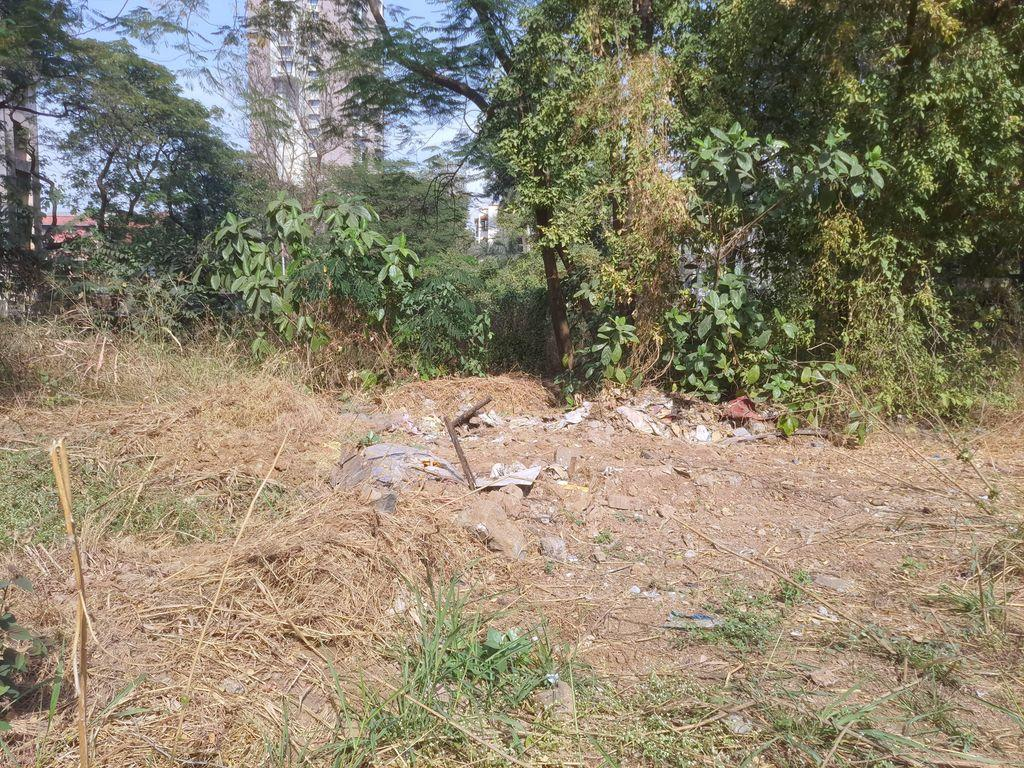
#> input picture mtrain/cvat_template/data/1168200335294691.jpg, 1024 x 768 px
$ python -i v2.py   (imports and definitions only)
#> lines starting #> are read from the running program, lines starting #| are printed output that depends on the picture; after the words box and inside, x2 and y2 are one past the last pixel; in counts of white or black regions, pixels touching at a corner belong together
#> further down, picture is the input picture: shape (768, 1024, 3); mean B, G, R 109.4, 131.5, 140.6
# %% [markdown]
"""
# Realistic Garbage Fragment Superposition

This notebook demonstrates techniques for realistically placing garbage fragments onto street photos.
Each function is modular and can be experimented with independently.

## Key Techniques Covered:
1. Background segmentation (finding suitable placement areas)
2. Fragment preparation (cleaning and masking)
3. Geometric alignment (perspective, scale, rotation)
4. Photometric matching (lighting, shadows, colors)
5. Blending techniques (seamless integration)

## Learning Path:
- Start with simple functions and visualize each step
- Experiment with parameters to understand their effects
- Combine techniques for increasingly realistic results
"""

# %%
import numpy as np
import cv2
import matplotlib.pyplot as plt
from matplotlib.patches import Rectangle
import random
from typing import Tuple, List, Optional, Dict
from dataclasses import dataclass
from pathlib import Path
import json

# For more advanced features (optional - will gracefully degrade if not available)
try:
    from sklearn.cluster import KMeans

    SKLEARN_AVAILABLE = True
except ImportError:
    SKLEARN_AVAILABLE = False
    print("sklearn not available - some color analysis features will be limited")

# %% [markdown]
"""
## 1. Background Analysis and Segmentation

These functions help identify suitable areas for placing garbage fragments.
We want to avoid placing objects on sky, people, vehicles, etc.
"""


# %%
class BackgroundAnalyzer:
    """
    Analyzes background images to find suitable placement areas

    Input: Street photo (numpy array, BGR format)
    Output: Mask indicating good placement areas
    """

    @staticmethod
    def simple_color_segmentation(
        image: np.ndarray, visualize: bool = True
    ) -> np.ndarray:
        """
        Simple color-based segmentation to find neutral backgrounds

        Args:
            image: Input street photo (H, W, 3) in BGR format
            visualize: Whether to show intermediate results

        Returns:
            Binary mask where 1 = good placement area, 0 = avoid
        """
#> called with visualize = True

        # Harioms notes:
        # how this works?
        # we first convert the image to HSV, using color ranges is useful in HSV ranges
        # the model has decided to use some ranges, which I have not checked
        # generate masks and OR them (combine them)
        # it then cleans up the mask using morph_open (erode than dilate)
        # and then using a morph_close (dilate than erode) too
        # I dont have enough intuition rn to know which is useful when

        # Convert to HSV for better color analysis
        hsv = cv2.cvtColor(image, cv2.COLOR_BGR2HSV)
#> hsv: shape (768, 1024, 3); mean H, S, V 33.6, 74.6, 145.7
        h, w = image.shape[:2]

        # Create mask for different surface types
        placement_mask = np.zeros((h, w), dtype=np.uint8)

        # Road colors (gray, dark tones)
        # HSV ranges: roads are typically low saturation, medium-low value
        road_mask = cv2.inRange(hsv, (0, 0, 50), (180, 50, 150))
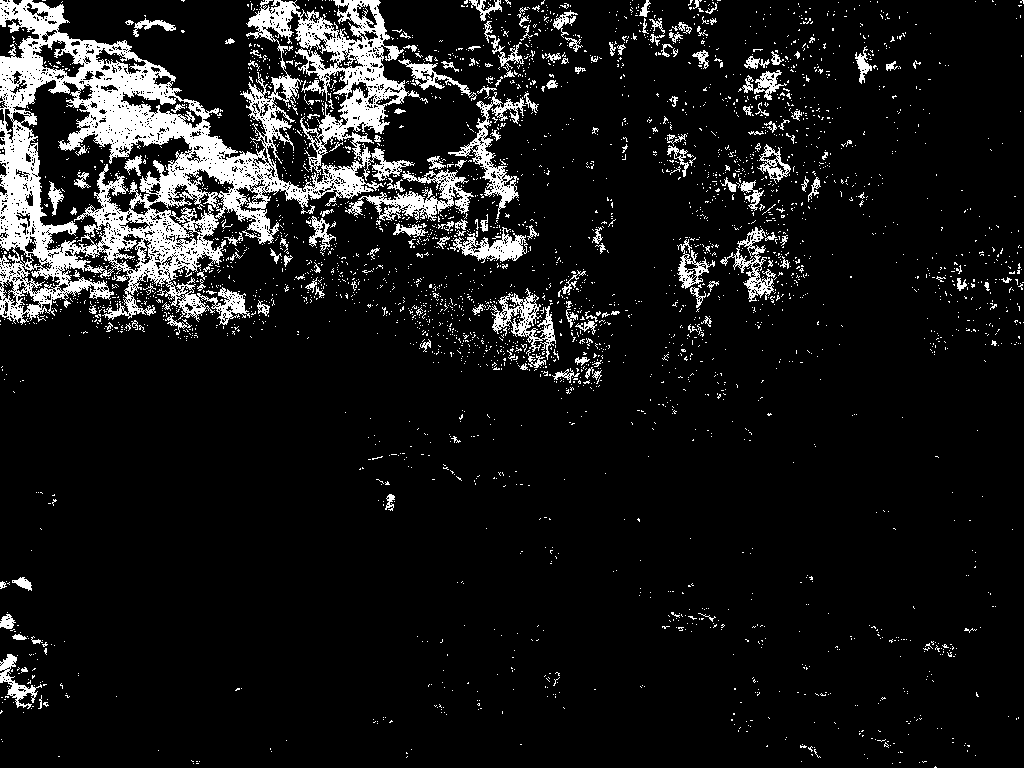
#> road_mask: shape (768, 1024); 9.8% white; 3411 white regions (3235 under 20 px), largest, box (x1, y1, x2, y2) and area: (0, 0, 420, 325) 47540, (345, 169, 474, 221) 2211, (448, 92, 526, 219) 1883

        # Ground/dirt colors (brown, tan, yellow tones)
        ground_mask1 = cv2.inRange(hsv, (10, 30, 80), (30, 150, 200))  # Brown/tan
#> ground_mask1: shape (768, 1024); 38.1% white; 3187 white regions (2944 under 20 px), largest, box (x1, y1, x2, y2) and area: (0, 0, 1024, 768) 271097, (250, 165, 321, 212) 892, (911, 258, 950, 373) 885
        ground_mask2 = cv2.inRange(hsv, (20, 50, 100), (35, 200, 255))  # Yellow/tan
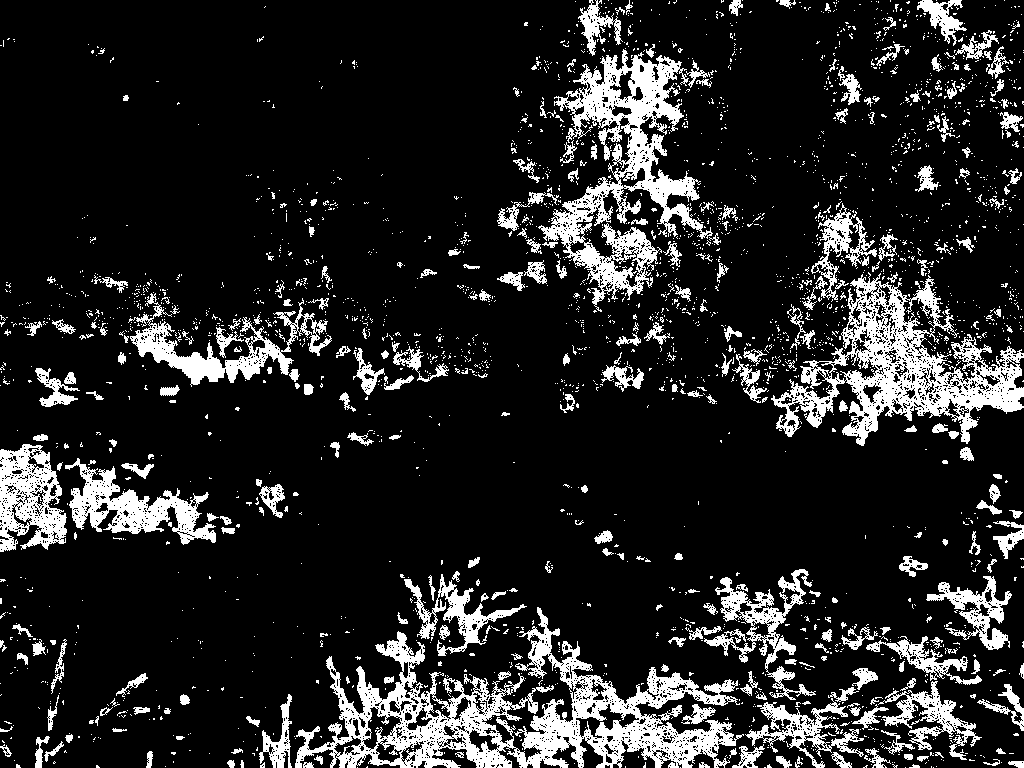
#> ground_mask2: shape (768, 1024); 14.6% white; 2847 white regions (2541 under 20 px), largest, box (x1, y1, x2, y2) and area: (295, 607, 744, 768) 22499, (771, 272, 1024, 446) 14386, (538, 49, 713, 312) 13947
        ground_mask = cv2.bitwise_or(ground_mask1, ground_mask2)
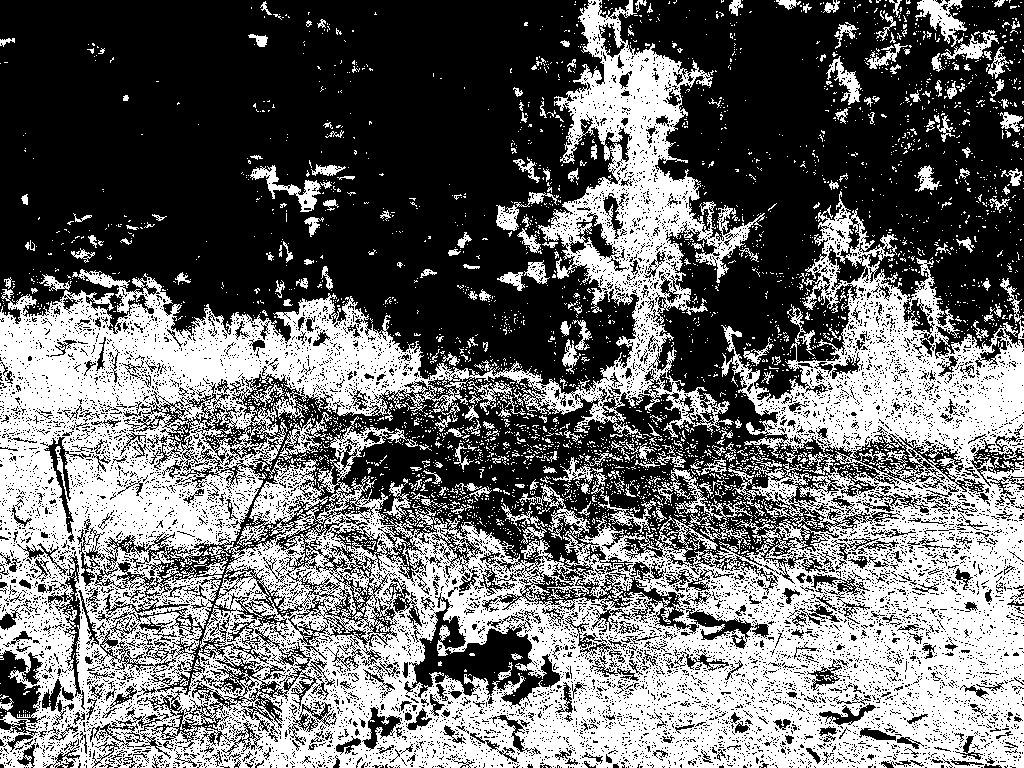
#> ground_mask: shape (768, 1024); 42.5% white; 3679 white regions (3424 under 20 px), largest, box (x1, y1, x2, y2) and area: (0, 0, 1024, 768) 302104, (915, 0, 967, 47) 1007, (250, 165, 321, 212) 922

        # Grass/vegetation (green tones, but not too bright)
        grass_mask = cv2.inRange(hsv, (40, 30, 50), (80, 150, 180))
#> grass_mask: shape (768, 1024); 8.9% white; 1043 white regions (840 under 20 px), largest, box (x1, y1, x2, y2) and area: (176, 157, 546, 355) 24605, (669, 106, 885, 232) 6823, (470, 0, 579, 178) 4184

        # Combine all suitable surfaces
        placement_mask = cv2.bitwise_or(
            cv2.bitwise_or(road_mask, ground_mask), grass_mask
        )
#> placement_mask: shape (768, 1024); 58% white; 13834 black regions (13122 under 20 px), largest, box (x1, y1, x2, y2) and area: (94, 0, 1024, 756) 161511, (43, 0, 544, 253) 40735, (418, 0, 639, 398) 20138

        # Remove small noise regions
        kernel = cv2.getStructuringElement(cv2.MORPH_ELLIPSE, (5, 5))
        placement_mask = cv2.morphologyEx(placement_mask, cv2.MORPH_OPEN, kernel)
#> placement_mask: shape (768, 1024); 29.5% white; 1096 white regions (278 under 20 px), largest, box (x1, y1, x2, y2) and area: (0, 0, 523, 340) 33012, (0, 291, 421, 422) 19911, (804, 584, 1024, 768) 19809

        # Fill small holes
        placement_mask = cv2.morphologyEx(placement_mask, cv2.MORPH_CLOSE, kernel)
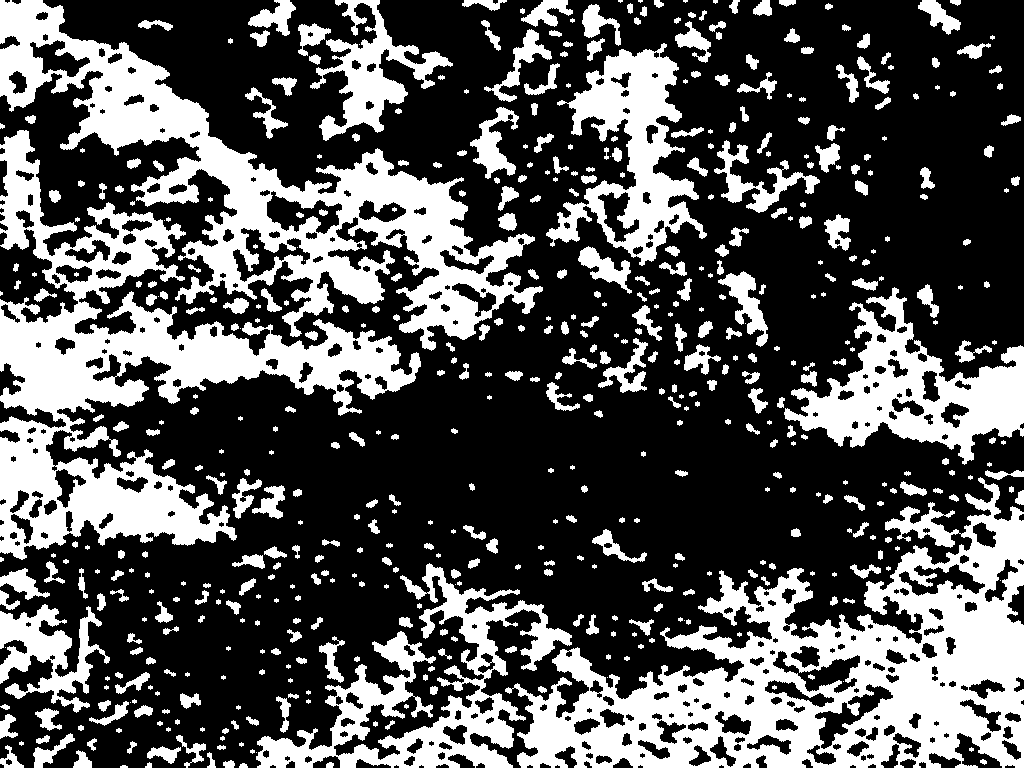
#> placement_mask: shape (768, 1024); 33.2% white; 551 white regions (147 under 20 px), largest, box (x1, y1, x2, y2) and area: (505, 477, 1024, 768) 59595, (0, 130, 421, 560) 50074, (0, 0, 543, 351) 44650

        if visualize:
            fig, axes = plt.subplots(2, 3, figsize=(15, 10))

            # Original image
            axes[0, 0].imshow(cv2.cvtColor(image, cv2.COLOR_BGR2RGB))
            axes[0, 0].set_title("Original Image")
            axes[0, 0].axis("off")

            # Individual masks
            axes[0, 1].imshow(road_mask, cmap="gray")
            axes[0, 1].set_title("Road Areas")
            axes[0, 1].axis("off")

            axes[0, 2].imshow(ground_mask, cmap="gray")
            axes[0, 2].set_title("Ground Areas")
            axes[0, 2].axis("off")

            axes[1, 0].imshow(grass_mask, cmap="gray")
            axes[1, 0].set_title("Grass Areas")
            axes[1, 0].axis("off")

            axes[1, 1].imshow(placement_mask, cmap="gray")
            axes[1, 1].set_title("Combined Placement Areas")
            axes[1, 1].axis("off")

            # Overlay on original
            overlay = cv2.cvtColor(image, cv2.COLOR_BGR2RGB).copy()
            overlay[placement_mask > 0] = [0, 255, 0]  # Green overlay
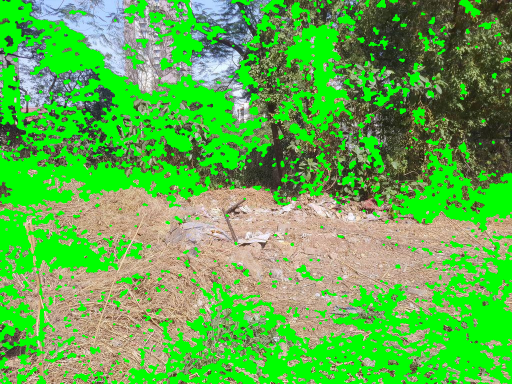
#> overlay: shape (768, 1024, 3) (shown at 1/2 size); mean R, G, B 96.2, 174.1, 76.3
            axes[1, 2].imshow(
                cv2.addWeighted(
                    cv2.cvtColor(image, cv2.COLOR_BGR2RGB), 0.7, overlay, 0.3, 0
                )
            )
            axes[1, 2].set_title("Placement Areas Overlay")
            axes[1, 2].axis("off")

            plt.tight_layout()
            plt.show()
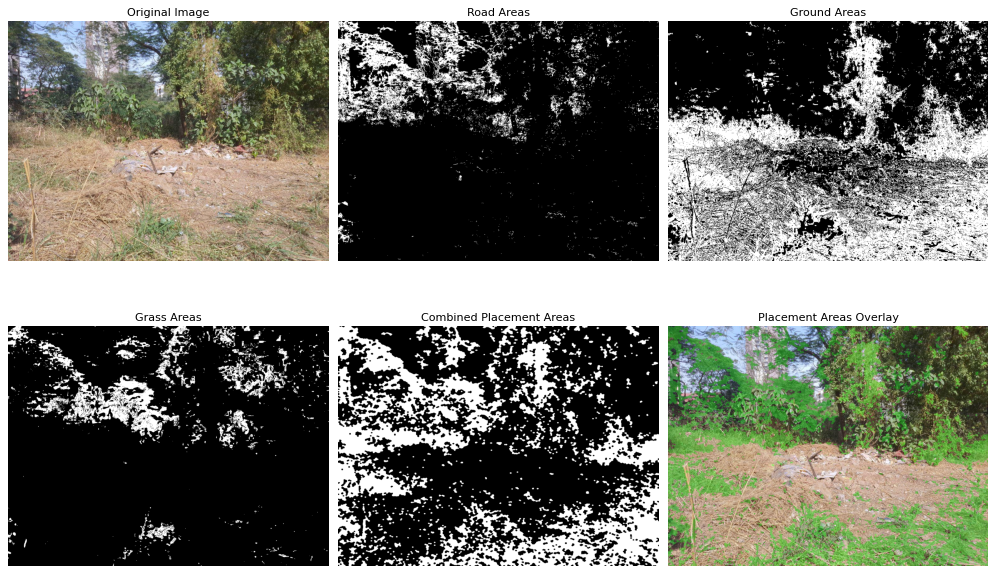
#> figure drawn by matplotlib, 6 panels

        return placement_mask

    # [60 lines left out: function detect_sky_region, not called in this run]


# %% [markdown]
"""
## 2. Fragment Preparation

These functions prepare garbage fragments for placement by removing backgrounds
and creating clean masks.
"""


# %%
class FragmentProcessor:
    """
    Processes garbage fragment images for realistic placement

    Input: Fragment image with background
    Output: Clean fragment with alpha mask
    """

    # [192 lines left out: functions simple_background_removal, _grabcut_background_removal, _threshold_background_removal, refine_fragment_edges, not called in this run]


# %% [markdown]
"""
## 3. Geometric Alignment

Functions to properly scale, rotate, and position fragments based on perspective and depth.
"""


# %%
class GeometricAligner:
    """
    Handles geometric transformations for realistic fragment placement

    Input: Clean fragment and target location
    Output: Transformed fragment ready for placement
    """

    # [249 lines left out: functions estimate_ground_scale, transform_fragment, find_valid_placement_points, not called in this run]


# %% [markdown]
"""
## 4. Photometric Matching

Functions to match lighting, colors, and generate realistic shadows.
"""


# %%
class PhotometricMatcher:
    """
    Handles lighting and color matching for realistic integration

    Input: Fragment and background region
    Output: Color-matched fragment with appropriate lighting
    """

    # [227 lines left out: functions analyze_lighting, match_fragment_lighting, generate_simple_shadow, not called in this run]


# %% [markdown]
"""
## 5. Blending Techniques

Functions for seamlessly integrating fragments into backgrounds.
"""


# %%
class BlendingEngine:
    """
    Handles different blending techniques for realistic integration
    """

    # [221 lines left out: functions alpha_blending, poisson_blending, multi_scale_blending, not called in this run]


# %% [markdown]
"""
## 6. Complete Pipeline

Putting it all together in an easy-to-use pipeline.
"""

# [10 lines left out: function get_placement_region, not called in this run]


# %%
class FragmentSuperpositionPipeline:
    """
    Complete pipeline for realistic fragment superposition
    """

    # [187 lines left out: functions __init__, get_pos, process_single_placement, not called in this run]


# %% [markdown]
"""
## 7. Example Usage and Experiments

Demonstration of how to use the pipeline and experiment with different parameters.
"""


# %%
# [121 lines left out: functions create_sample_images, experiment_with_pipeline, load_your_images, not called in this run]


# [44 lines of commented-out code are left out]

>>> import cv2
>>> picture = cv2.imread('../../../cvat_template/data/1168200335294691.jpg')
>>> result = BackgroundAnalyzer().simple_color_segmentation(picture)
